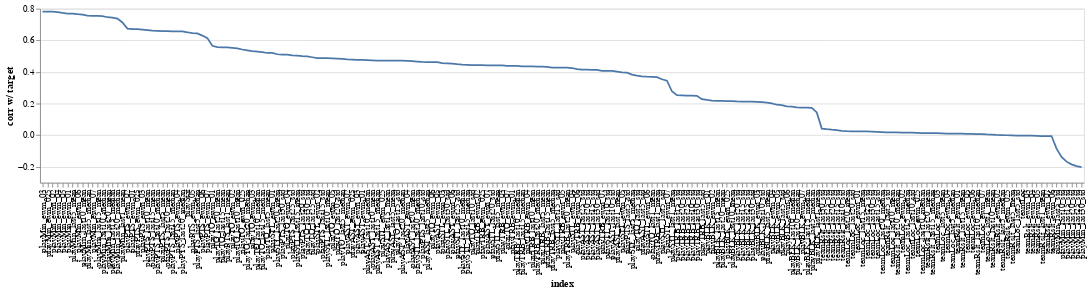

Notebook code cell kept with this figure:
### Code cell
# visualize the correlations
sort = list(correl_df.reset_index()['index'])
alt.Chart(correl_df.reset_index()).mark_line().encode(
    x=alt.X('index', sort=sort),
    y='corr w/ target:Q'
).properties(
    width=1200,
    height=200
)

### Figure 1 — Vega-Lite specification as saved in the notebook (floating-point values rounded to 4 significant figures; data arrays with more than 128 entries replaced by an {"elided": "..."} marker saying what was removed)
{"config": {"view": {"continuousWidth": 400, "continuousHeight": 300}}, "data": {"name": "data-5020dffd82a4686e8463aa3e1a794a29"}, "mark": "line", "encoding": {"x": {"type": "nominal", "field": "index", "sort": {"elided": "209 str values"}}, "y": {"type": "quantitative", "field": "corr w/ target"}}, "height": 200, "width": 1200, "$schema": "https://vega.github.io/schema/vega-lite/v4.0.2.json", "datasets": {"data-5020dffd82a4686e8463aa3e1a794a29": {"elided": "209 records"}}}
